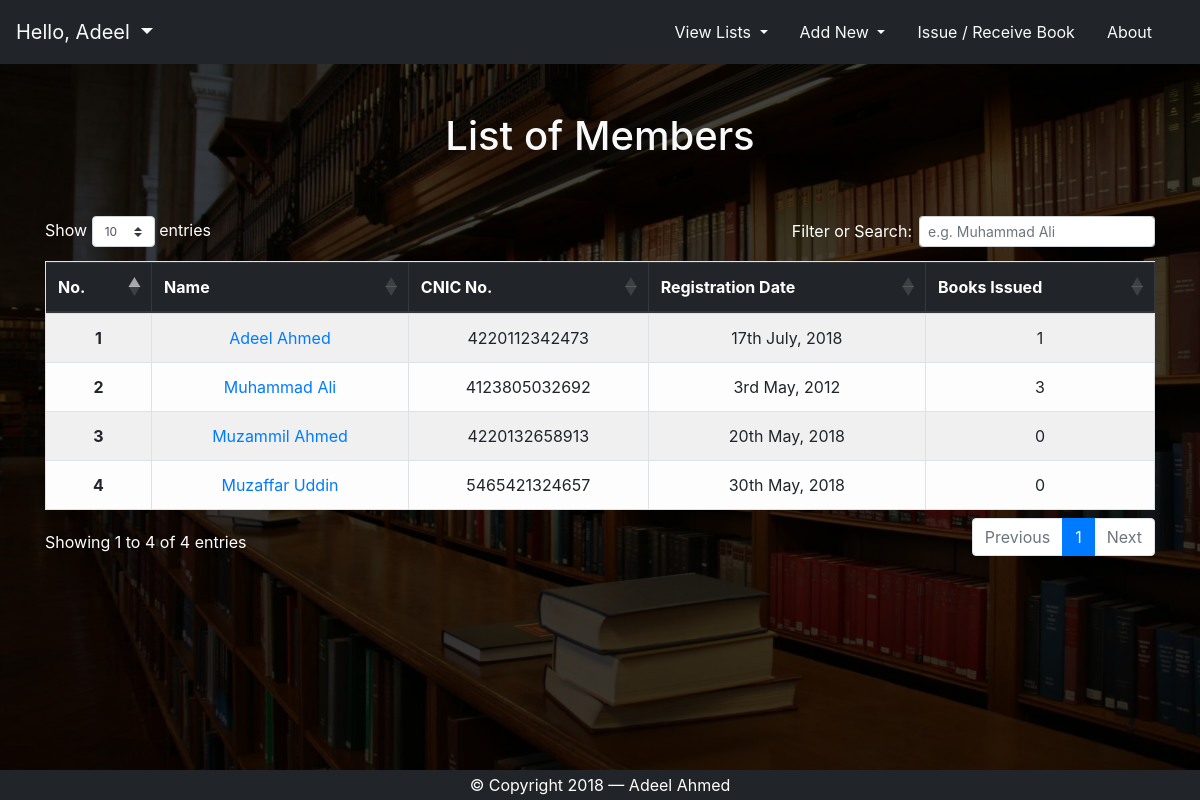
The app's page /members-listing.php (signed in) with its own data.
### tables this page shows
CREATE TABLE IF NOT EXISTS `members` (
  `id` int(11) NOT NULL AUTO_INCREMENT,
  `name` varchar(255) NOT NULL,
  `cnic` varchar(15) NOT NULL,
  `registration_date` date NOT NULL,
  PRIMARY KEY (`id`),
  UNIQUE KEY `CNIC` (`cnic`)
);

### core/scripts/php/fetch-members-listing.php (the view)
<?php
    $queryMembers = $connection->prepare('SELECT * FROM members');
    $queryMembers->execute();
    echo '
    <table id="members-table" class="table tablesorter-bootstrap table-light table-striped table-bordered table-responsive-sm table-hover text-center">
        <thead class="thead-dark">
            <tr>
                <th scope="col">No.</th>
                <th scope="col">Name</th>
                <th scope="col">CNIC No.</th>
                <th scope="col">Registration Date</th>
                <th scope="col">Books Issued</th>
            </tr>
        </thead>
        <tbody>    ';
    $num = 1;
    foreach($queryMembers->fetchAll(PDO::FETCH_NUM) as $row)
    {
       echo "
            <tr>
            ";
            for ($i = 0; $i <= 4; $i++)
            {
                switch($i)
                {
                    case 0:
                        echo "<th scope='row'>". $num ."</th>";
                        $num += 1;
                        break;
                    case 1:
                        echo "<td><a href='view-member?name=".urlencode($row[$i])."&cnic=".urlencode($row[2])."'>". $row[$i] . "</a></td>";
                        break;
                    case 3:
                        echo "<td>". date('jS F, Y', strtotime($row[$i])) ."</td>";
                        break;
                    case 4:
                        $booksIssued = $connection2->prepare('SELECT COUNT(*) FROM issued WHERE issued_to = :member AND issued_to_cnic = :cnic');
                        $booksIssued->bindParam(":member", $row[1]);
                        $booksIssued->bindParam(":cnic", $row[2]);
                        $booksIssued->execute();
                        $booksIssued = $booksIssued->fetchColumn();
                        echo "<td> $booksIssued </td>";
                        break;
                    default:
                        echo "<td> $row[$i] </td>";
                        break;
                }
            }
       echo "</tr>";
    }
    echo "
        </tbody>
    </table>";
?>

### core/css/logged-in-style.css (style rules this page uses)
html { position: relative; min-height: 100%; }
body { min-height: 100%; background: linear-gradient(rgba(0, 0, 0, 0.75), rgba(0, 0, 0, 0.75)), url('../../images/library1.jpg') center no-repeat fixed; background-size: cover; margin-bottom: 60px; }

### records on screen
members: name "Adeel Ahmed", cnic "4220112342473", registration_date "17th July, 2018", booksIssued "1"
members: num "2", name "Muhammad Ali", cnic "4123805032692", registration_date "3rd May, 2012", booksIssued "3"
members: num "3", name "Muzammil Ahmed", cnic "4220132658913", registration_date "20th May, 2018", booksIssued "0"
members: num "4", name "Muzaffar Uddin", cnic "5465421324657", registration_date "30th May, 2018", booksIssued "0"

### other values on screen
$_SESSION["user_name"] "Adeel"
